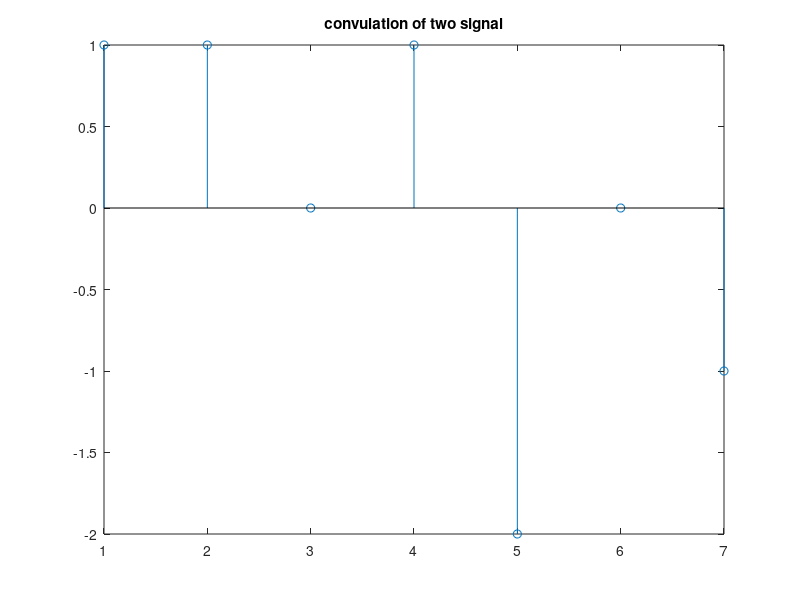

MATLAB code for this plot:
clc;
close all;
clear all;

x = [1,2,1,1];
h = [1,-1,1,-1];

n1 = length(x);
n2 = length(h);

X = [x, zeros(1,n2)]; % X = [ 1   2   1   1   0   0   0   0];
H = [h, zeros(1,n1)]; % H = [ 1  -1   1  -1   0   0   0   0];

for i=1:n1+n2-1
  y(i) = 0;
  for j=1:n1
    if(i-j+1 > 0)
      y(i) = y(i) + X(j)*H(i-j+1);
    else
    end
  end
end

y

stem(y);
title('convulation of two signal');



